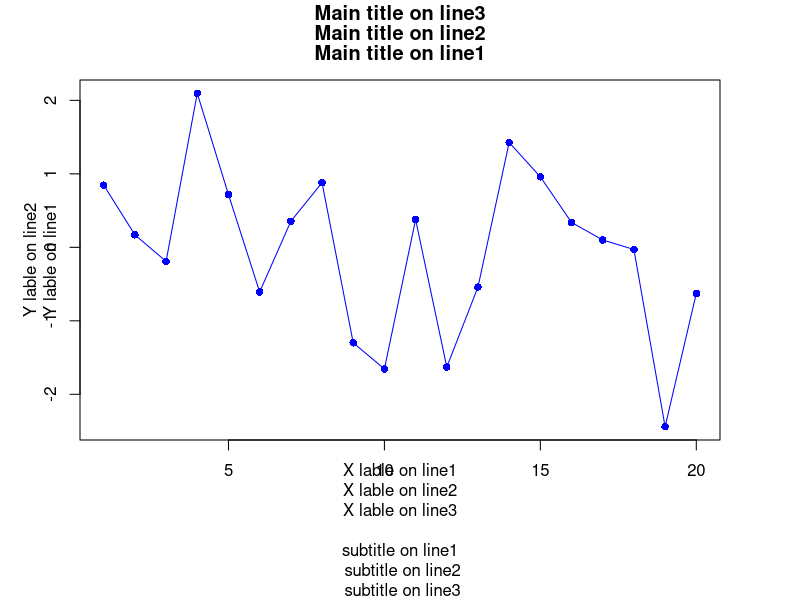

Generate this figure with R:
par(mar=c(4, 4, 4, 4), oma=c(4, 0, 0, 0))
plot(rnorm(20), pch=16, col="blue", type="o", xlab="", ylab="")
title(main="Main title on line1", line=1)
title(main="Main title on line2", line=2)
title(main="Main title on line3", line=3)
title(sub="subtitle on line1", line=1, outer=T)
title(sub=" subtitle on line2", line=2, outer=T)
title(sub=" subtitle on line3", line=3, outer=T)
title(xlab="X lable on line1", line=1)
title(xlab="X lable on line2", line=2)
title(xlab="X lable on line3", line=3)
title(ylab="Y lable on line1", line=1)
title(ylab="Y lable on line2", line=2)
